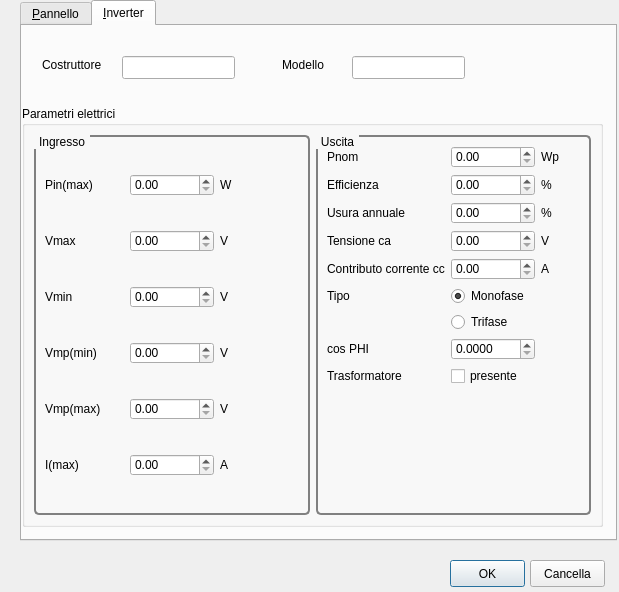
<?xml version="1.0" encoding="UTF-8"?>
<ui version="4.0">
 <class>AddPV</class>
 <widget class="QDialog" name="AddPV">
  <property name="geometry">
   <rect>
    <x>0</x>
    <y>0</y>
    <width>619</width>
    <height>592</height>
   </rect>
  </property>
  <property name="sizePolicy">
   <sizepolicy hsizetype="Expanding" vsizetype="Expanding">
    <horstretch>0</horstretch>
    <verstretch>0</verstretch>
   </sizepolicy>
  </property>
  <property name="maximumSize">
   <size>
    <width>619</width>
    <height>592</height>
   </size>
  </property>
  <property name="windowTitle">
   <string>Inserimento componenti</string>
  </property>
  <property name="windowIcon">
   <iconset resource="resource.qrc">
    <normaloff>:/images/app.png</normaloff>:/images/app.png</iconset>
  </property>
  <property name="sizeGripEnabled">
   <bool>false</bool>
  </property>
  <widget class="QTabWidget" name="tabWidget">
   <property name="geometry">
    <rect>
     <x>20</x>
     <y>0</y>
     <width>597</width>
     <height>541</height>
    </rect>
   </property>
   <property name="maximumSize">
    <size>
     <width>16777215</width>
     <height>603</height>
    </size>
   </property>
   <property name="currentIndex">
    <number>1</number>
   </property>
   <widget class="QWidget" name="tab">
    <attribute name="title">
     <string>&amp;Pannello</string>
    </attribute>
    <widget class="QGroupBox" name="groupBox">
     <property name="geometry">
      <rect>
       <x>10</x>
       <y>440</y>
       <width>531</width>
       <height>61</height>
      </rect>
     </property>
     <property name="title">
      <string>Dimensioni in mm</string>
     </property>
     <widget class="QLabel" name="label_11">
      <property name="geometry">
       <rect>
        <x>30</x>
        <y>30</y>
        <width>57</width>
        <height>18</height>
       </rect>
      </property>
      <property name="text">
       <string>H</string>
      </property>
     </widget>
     <widget class="QLabel" name="label_12">
      <property name="geometry">
       <rect>
        <x>230</x>
        <y>30</y>
        <width>51</width>
        <height>20</height>
       </rect>
      </property>
      <property name="text">
       <string>L</string>
      </property>
     </widget>
     <widget class="QLabel" name="label_13">
      <property name="geometry">
       <rect>
        <x>400</x>
        <y>30</y>
        <width>57</width>
        <height>18</height>
       </rect>
      </property>
      <property name="text">
       <string>s</string>
      </property>
     </widget>
     <widget class="QDoubleSpinBox" name="dSpinBoxH">
      <property name="geometry">
       <rect>
        <x>50</x>
        <y>30</y>
        <width>131</width>
        <height>23</height>
       </rect>
      </property>
     </widget>
     <widget class="QDoubleSpinBox" name="dSpinBoxL">
      <property name="geometry">
       <rect>
        <x>250</x>
        <y>30</y>
        <width>121</width>
        <height>23</height>
       </rect>
      </property>
     </widget>
     <widget class="QDoubleSpinBox" name="dSpinBoxS">
      <property name="geometry">
       <rect>
        <x>420</x>
        <y>30</y>
        <width>101</width>
        <height>23</height>
       </rect>
      </property>
     </widget>
    </widget>
    <widget class="QGroupBox" name="groupParElettriciPannello">
     <property name="geometry">
      <rect>
       <x>10</x>
       <y>70</y>
       <width>541</width>
       <height>331</height>
      </rect>
     </property>
     <property name="title">
      <string>Parametri elettrici</string>
     </property>
     <widget class="QSpinBox" name="spinBoxTolleranza">
      <property name="geometry">
       <rect>
        <x>340</x>
        <y>260</y>
        <width>111</width>
        <height>23</height>
       </rect>
      </property>
      <property name="maximum">
       <number>100</number>
      </property>
     </widget>
     <widget class="QDoubleSpinBox" name="dSpinBoxVoc">
      <property name="geometry">
       <rect>
        <x>70</x>
        <y>80</y>
        <width>111</width>
        <height>23</height>
       </rect>
      </property>
      <property name="maximum">
       <double>1000000.000000000000000</double>
      </property>
     </widget>
     <widget class="QDoubleSpinBox" name="dSpinBoxIsc">
      <property name="geometry">
       <rect>
        <x>70</x>
        <y>150</y>
        <width>111</width>
        <height>23</height>
       </rect>
      </property>
      <property name="maximum">
       <double>10000000.000000000000000</double>
      </property>
     </widget>
     <widget class="QDoubleSpinBox" name="dSpinBoxVmp">
      <property name="geometry">
       <rect>
        <x>340</x>
        <y>50</y>
        <width>111</width>
        <height>23</height>
       </rect>
      </property>
      <property name="decimals">
       <number>4</number>
      </property>
      <property name="maximum">
       <double>10000000.000000000000000</double>
      </property>
     </widget>
     <widget class="QLineEdit" name="linePeso">
      <property name="geometry">
       <rect>
        <x>70</x>
        <y>260</y>
        <width>113</width>
        <height>23</height>
       </rect>
      </property>
     </widget>
     <widget class="QDoubleSpinBox" name="dSpinBoxPnom">
      <property name="geometry">
       <rect>
        <x>70</x>
        <y>50</y>
        <width>111</width>
        <height>23</height>
       </rect>
      </property>
      <property name="maximum">
       <double>1000000.000000000000000</double>
      </property>
     </widget>
     <widget class="QDoubleSpinBox" name="dSpinBoxVmax">
      <property name="geometry">
       <rect>
        <x>340</x>
        <y>80</y>
        <width>111</width>
        <height>23</height>
       </rect>
      </property>
      <property name="decimals">
       <number>4</number>
      </property>
      <property name="maximum">
       <double>100000000.000000000000000</double>
      </property>
     </widget>
     <widget class="QDoubleSpinBox" name="dSpinBoxImp">
      <property name="geometry">
       <rect>
        <x>70</x>
        <y>180</y>
        <width>111</width>
        <height>23</height>
       </rect>
      </property>
      <property name="maximum">
       <double>10000000.000000000000000</double>
      </property>
     </widget>
     <widget class="QLabel" name="label_9">
      <property name="geometry">
       <rect>
        <x>250</x>
        <y>80</y>
        <width>57</width>
        <height>18</height>
       </rect>
      </property>
      <property name="toolTip">
       <string>&lt;p&gt; Tensione massima di sistema &lt;/P&gt;</string>
      </property>
      <property name="text">
       <string>Vmax</string>
      </property>
     </widget>
     <widget class="QLabel" name="label_4">
      <property name="geometry">
       <rect>
        <x>20</x>
        <y>110</y>
        <width>57</width>
        <height>18</height>
       </rect>
      </property>
      <property name="toolTip">
       <string>&lt;p&gt; Tensione nominale &lt;/p&gt;</string>
      </property>
      <property name="text">
       <string>Vnom</string>
      </property>
     </widget>
     <widget class="QLabel" name="label_5">
      <property name="geometry">
       <rect>
        <x>20</x>
        <y>150</y>
        <width>57</width>
        <height>18</height>
       </rect>
      </property>
      <property name="toolTip">
       <string>&lt;p&gt; Corrente di cortocircuito &lt;/p&gt;</string>
      </property>
      <property name="text">
       <string>Isc</string>
      </property>
     </widget>
     <widget class="QLabel" name="labelPnom">
      <property name="geometry">
       <rect>
        <x>20</x>
        <y>50</y>
        <width>57</width>
        <height>18</height>
       </rect>
      </property>
      <property name="text">
       <string>Pnom</string>
      </property>
     </widget>
     <widget class="QLabel" name="label_10">
      <property name="geometry">
       <rect>
        <x>250</x>
        <y>50</y>
        <width>57</width>
        <height>18</height>
       </rect>
      </property>
      <property name="toolTip">
       <string>&lt;p&gt; Tensione alla massima potenza &lt;/p&gt;</string>
      </property>
      <property name="text">
       <string>Vmp</string>
      </property>
     </widget>
     <widget class="QLabel" name="label_17">
      <property name="geometry">
       <rect>
        <x>250</x>
        <y>110</y>
        <width>91</width>
        <height>18</height>
       </rect>
      </property>
      <property name="toolTip">
       <string>&lt;p&gt; Coefficienti di variazione Voc &lt;/p&gt;</string>
      </property>
      <property name="text">
       <string>beta(Voc)</string>
      </property>
     </widget>
     <widget class="QLabel" name="label_7">
      <property name="geometry">
       <rect>
        <x>20</x>
        <y>180</y>
        <width>57</width>
        <height>18</height>
       </rect>
      </property>
      <property name="toolTip">
       <string>&lt;p&gt; Corrente alla massima potenza &lt;/p&gt;</string>
      </property>
      <property name="text">
       <string>Imp</string>
      </property>
     </widget>
     <widget class="QDoubleSpinBox" name="dSpinBoxBeta">
      <property name="geometry">
       <rect>
        <x>340</x>
        <y>110</y>
        <width>111</width>
        <height>23</height>
       </rect>
      </property>
      <property name="decimals">
       <number>4</number>
      </property>
      <property name="maximum">
       <double>100.000000000000000</double>
      </property>
     </widget>
     <widget class="QDoubleSpinBox" name="dSpinBoxGamma">
      <property name="geometry">
       <rect>
        <x>340</x>
        <y>180</y>
        <width>111</width>
        <height>23</height>
       </rect>
      </property>
      <property name="maximum">
       <double>100.000000000000000</double>
      </property>
     </widget>
     <widget class="QLabel" name="label_3">
      <property name="geometry">
       <rect>
        <x>20</x>
        <y>80</y>
        <width>57</width>
        <height>18</height>
       </rect>
      </property>
      <property name="toolTip">
       <string>&lt;p&gt; Tensione a circuito aperto &lt;/p&gt;</string>
      </property>
      <property name="text">
       <string>Voc</string>
      </property>
     </widget>
     <widget class="QDoubleSpinBox" name="dSpinBoxNoct">
      <property name="geometry">
       <rect>
        <x>70</x>
        <y>220</y>
        <width>111</width>
        <height>23</height>
       </rect>
      </property>
     </widget>
     <widget class="QLabel" name="label_18">
      <property name="geometry">
       <rect>
        <x>250</x>
        <y>160</y>
        <width>57</width>
        <height>18</height>
       </rect>
      </property>
      <property name="toolTip">
       <string>&lt;p&gt; Coefficienti di variazione Isc &lt;/p&gt;</string>
      </property>
      <property name="text">
       <string>alfa(Isc)</string>
      </property>
     </widget>
     <widget class="QLabel" name="label_8">
      <property name="geometry">
       <rect>
        <x>20</x>
        <y>220</y>
        <width>57</width>
        <height>18</height>
       </rect>
      </property>
      <property name="toolTip">
       <string>&lt;p&gt; Normal Operating Cell Temperature&lt;/p&gt;</string>
      </property>
      <property name="text">
       <string>NOCT</string>
      </property>
     </widget>
     <widget class="QLabel" name="label_14">
      <property name="geometry">
       <rect>
        <x>250</x>
        <y>260</y>
        <width>71</width>
        <height>18</height>
       </rect>
      </property>
      <property name="toolTip">
       <string>&lt;p&gt; Tolleranza percentuale sui dati di targa &lt;/p&gt;</string>
      </property>
      <property name="text">
       <string>Tolleranza</string>
      </property>
     </widget>
     <widget class="QDoubleSpinBox" name="dSpinBoxVnom">
      <property name="geometry">
       <rect>
        <x>70</x>
        <y>110</y>
        <width>111</width>
        <height>23</height>
       </rect>
      </property>
      <property name="maximum">
       <double>10000000.000000000000000</double>
      </property>
     </widget>
     <widget class="QLabel" name="label_16">
      <property name="geometry">
       <rect>
        <x>20</x>
        <y>260</y>
        <width>57</width>
        <height>18</height>
       </rect>
      </property>
      <property name="text">
       <string>Peso</string>
      </property>
     </widget>
     <widget class="QLabel" name="label_19">
      <property name="geometry">
       <rect>
        <x>250</x>
        <y>180</y>
        <width>91</width>
        <height>18</height>
       </rect>
      </property>
      <property name="toolTip">
       <string>&lt;p&gt; Coefficiente di variazione di Pnom &lt;/p&gt;</string>
      </property>
      <property name="text">
       <string>gamma(Pnom)</string>
      </property>
     </widget>
     <widget class="QDoubleSpinBox" name="dSpinBoxAlfa">
      <property name="geometry">
       <rect>
        <x>340</x>
        <y>150</y>
        <width>111</width>
        <height>23</height>
       </rect>
      </property>
      <property name="decimals">
       <number>4</number>
      </property>
      <property name="maximum">
       <double>100.000000000000000</double>
      </property>
     </widget>
     <widget class="QLabel" name="label_15">
      <property name="geometry">
       <rect>
        <x>460</x>
        <y>110</y>
        <width>57</width>
        <height>18</height>
       </rect>
      </property>
      <property name="text">
       <string>%/grado</string>
      </property>
     </widget>
     <widget class="QLabel" name="label_20">
      <property name="geometry">
       <rect>
        <x>460</x>
        <y>150</y>
        <width>57</width>
        <height>18</height>
       </rect>
      </property>
      <property name="text">
       <string>%/grado</string>
      </property>
     </widget>
     <widget class="QDoubleSpinBox" name="dSpinBoxEff">
      <property name="geometry">
       <rect>
        <x>340</x>
        <y>230</y>
        <width>111</width>
        <height>23</height>
       </rect>
      </property>
      <property name="maximum">
       <double>100.000000000000000</double>
      </property>
     </widget>
     <widget class="QLabel" name="label_35">
      <property name="geometry">
       <rect>
        <x>250</x>
        <y>230</y>
        <width>89</width>
        <height>18</height>
       </rect>
      </property>
      <property name="toolTip">
       <string>&lt;p&gt;Efficienza del pannello&lt;/p&gt;</string>
      </property>
      <property name="text">
       <string>Efficienza</string>
      </property>
     </widget>
     <widget class="QLabel" name="label_36">
      <property name="geometry">
       <rect>
        <x>460</x>
        <y>230</y>
        <width>57</width>
        <height>18</height>
       </rect>
      </property>
      <property name="text">
       <string>%</string>
      </property>
     </widget>
     <widget class="QLabel" name="label_39">
      <property name="geometry">
       <rect>
        <x>460</x>
        <y>180</y>
        <width>57</width>
        <height>18</height>
       </rect>
      </property>
      <property name="text">
       <string>%/grado</string>
      </property>
     </widget>
     <widget class="QLabel" name="label_40">
      <property name="geometry">
       <rect>
        <x>460</x>
        <y>260</y>
        <width>57</width>
        <height>18</height>
       </rect>
      </property>
      <property name="text">
       <string>%</string>
      </property>
     </widget>
     <widget class="QLabel" name="label_41">
      <property name="geometry">
       <rect>
        <x>190</x>
        <y>260</y>
        <width>57</width>
        <height>18</height>
       </rect>
      </property>
      <property name="text">
       <string>Kg</string>
      </property>
     </widget>
     <widget class="QDoubleSpinBox" name="dSpinBoxUsura">
      <property name="geometry">
       <rect>
        <x>340</x>
        <y>290</y>
        <width>111</width>
        <height>23</height>
       </rect>
      </property>
     </widget>
     <widget class="QLabel" name="label_42">
      <property name="geometry">
       <rect>
        <x>250</x>
        <y>290</y>
        <width>81</width>
        <height>31</height>
       </rect>
      </property>
      <property name="toolTip">
       <string>&lt;p&gt; Variazione annuale  effecienza dovuta a usura &lt;/p&gt;</string>
      </property>
      <property name="text">
       <string>Usura annuale</string>
      </property>
      <property name="wordWrap">
       <bool>true</bool>
      </property>
     </widget>
     <widget class="QLabel" name="label_43">
      <property name="geometry">
       <rect>
        <x>460</x>
        <y>290</y>
        <width>57</width>
        <height>18</height>
       </rect>
      </property>
      <property name="text">
       <string>%</string>
      </property>
     </widget>
    </widget>
    <widget class="QLineEdit" name="lineModello">
     <property name="geometry">
      <rect>
       <x>322</x>
       <y>30</y>
       <width>181</width>
       <height>23</height>
      </rect>
     </property>
    </widget>
    <widget class="QLabel" name="label">
     <property name="geometry">
      <rect>
       <x>20</x>
       <y>30</y>
       <width>91</width>
       <height>18</height>
      </rect>
     </property>
     <property name="text">
      <string>Costruttore</string>
     </property>
    </widget>
    <widget class="QLabel" name="label_2">
     <property name="geometry">
      <rect>
       <x>260</x>
       <y>30</y>
       <width>57</width>
       <height>18</height>
      </rect>
     </property>
     <property name="text">
      <string>Modello</string>
     </property>
    </widget>
    <widget class="QLineEdit" name="lineCostruttore">
     <property name="geometry">
      <rect>
       <x>100</x>
       <y>30</y>
       <width>141</width>
       <height>23</height>
      </rect>
     </property>
    </widget>
    <widget class="QCheckBox" name="checkDimensioni">
     <property name="geometry">
      <rect>
       <x>10</x>
       <y>410</y>
       <width>181</width>
       <height>22</height>
      </rect>
     </property>
     <property name="text">
      <string>Specifica dimensioni</string>
     </property>
     <property name="checked">
      <bool>true</bool>
     </property>
    </widget>
   </widget>
   <widget class="QWidget" name="tab_2">
    <attribute name="title">
     <string>&amp;Inverter</string>
    </attribute>
    <widget class="QLabel" name="label_27">
     <property name="geometry">
      <rect>
       <x>20</x>
       <y>30</y>
       <width>91</width>
       <height>18</height>
      </rect>
     </property>
     <property name="text">
      <string>Costruttore</string>
     </property>
    </widget>
    <widget class="QLabel" name="label_28">
     <property name="geometry">
      <rect>
       <x>260</x>
       <y>30</y>
       <width>57</width>
       <height>18</height>
      </rect>
     </property>
     <property name="text">
      <string>Modello</string>
     </property>
    </widget>
    <widget class="QLineEdit" name="lineInverterCostruttore">
     <property name="geometry">
      <rect>
       <x>100</x>
       <y>30</y>
       <width>113</width>
       <height>23</height>
      </rect>
     </property>
    </widget>
    <widget class="QLineEdit" name="lineInverterModello">
     <property name="geometry">
      <rect>
       <x>330</x>
       <y>30</y>
       <width>113</width>
       <height>23</height>
      </rect>
     </property>
    </widget>
    <widget class="QGroupBox" name="groupParElettriciInverter">
     <property name="geometry">
      <rect>
       <x>0</x>
       <y>80</y>
       <width>581</width>
       <height>421</height>
      </rect>
     </property>
     <property name="title">
      <string>Parametri elettrici</string>
     </property>
     <layout class="QGridLayout" name="gridLayout_3">
      <item row="0" column="0">
       <widget class="QGroupBox" name="groupBox_2">
        <property name="styleSheet">
         <string notr="true">QGroupBox {
   
     border: 2px solid gray;
     border-radius: 5px;
     margin-top: 2ex; /* leave space at the top for the title */
 }
QGroupBox::title {
     subcontrol-origin: margin;
     subcontrol-position: top left; /* position at the top center */
     padding: 0 3px;
      
 }</string>
        </property>
        <property name="title">
         <string>Ingresso</string>
        </property>
        <layout class="QGridLayout" name="gridLayout_2">
         <item row="0" column="0">
          <widget class="QLabel" name="label_26">
           <property name="text">
            <string>Pin(max)</string>
           </property>
          </widget>
         </item>
         <item row="0" column="1">
          <widget class="QDoubleSpinBox" name="dSpinBoxInvPin">
           <property name="maximum">
            <double>1000000000.000000000000000</double>
           </property>
          </widget>
         </item>
         <item row="0" column="2">
          <widget class="QLabel" name="label_30">
           <property name="text">
            <string>W</string>
           </property>
          </widget>
         </item>
         <item row="1" column="0">
          <widget class="QLabel" name="label_22">
           <property name="text">
            <string>Vmax</string>
           </property>
          </widget>
         </item>
         <item row="1" column="1">
          <widget class="QDoubleSpinBox" name="dSpinBoxInvVmax">
           <property name="maximum">
            <double>1000000.000000000000000</double>
           </property>
          </widget>
         </item>
         <item row="1" column="2">
          <widget class="QLabel" name="label_31">
           <property name="text">
            <string>V</string>
           </property>
          </widget>
         </item>
         <item row="2" column="0">
          <widget class="QLabel" name="label_21">
           <property name="text">
            <string>Vmin</string>
           </property>
          </widget>
         </item>
         <item row="2" column="1">
          <widget class="QDoubleSpinBox" name="dSpinBoxInvVmin">
           <property name="maximum">
            <double>100000000.000000000000000</double>
           </property>
          </widget>
         </item>
         <item row="2" column="2">
          <widget class="QLabel" name="label_32">
           <property name="text">
            <string>V</string>
           </property>
          </widget>
         </item>
         <item row="3" column="0">
          <widget class="QLabel" name="label_23">
           <property name="text">
            <string>Vmp(min)</string>
           </property>
          </widget>
         </item>
         <item row="3" column="1">
          <widget class="QDoubleSpinBox" name="dSpinBoxInvVmpmin">
           <property name="maximum">
            <double>100000000.000000000000000</double>
           </property>
          </widget>
         </item>
         <item row="3" column="2">
          <widget class="QLabel" name="label_33">
           <property name="text">
            <string>V</string>
           </property>
          </widget>
         </item>
         <item row="4" column="0">
          <widget class="QLabel" name="label_24">
           <property name="text">
            <string>Vmp(max)</string>
           </property>
          </widget>
         </item>
         <item row="4" column="1">
          <widget class="QDoubleSpinBox" name="dSpinBoxInvVmpmax">
           <property name="maximum">
            <double>1000000000.000000000000000</double>
           </property>
          </widget>
         </item>
         <item row="4" column="2">
          <widget class="QLabel" name="label_34">
           <property name="text">
            <string>V</string>
           </property>
          </widget>
         </item>
         <item row="5" column="0">
          <widget class="QLabel" name="label_45">
           <property name="text">
            <string>I(max)</string>
           </property>
          </widget>
         </item>
         <item row="5" column="1">
          <widget class="QDoubleSpinBox" name="dSpinBoxInvImax">
           <property name="maximum">
            <double>1000000000.000000000000000</double>
           </property>
          </widget>
         </item>
         <item row="5" column="2">
          <widget class="QLabel" name="label_46">
           <property name="text">
            <string>A</string>
           </property>
          </widget>
         </item>
        </layout>
       </widget>
      </item>
      <item row="0" column="1">
       <widget class="QGroupBox" name="groupBox_3">
        <property name="styleSheet">
         <string notr="true">QGroupBox {
   
     border: 2px solid gray;
     border-radius: 5px;
     margin-top: 2ex; /* leave space at the top for the title */
 }
QGroupBox::title {
     subcontrol-origin: margin;
     subcontrol-position: top left; /* position at the top center */
     padding: 0 3px;
      
 }</string>
        </property>
        <property name="title">
         <string>Uscita</string>
        </property>
        <layout class="QGridLayout" name="gridLayout">
         <item row="0" column="0">
          <widget class="QLabel" name="label_25">
           <property name="text">
            <string>Pnom</string>
           </property>
          </widget>
         </item>
         <item row="0" column="1">
          <widget class="QDoubleSpinBox" name="dSpinBoxInvPnom">
           <property name="maximum">
            <double>1000000000.000000000000000</double>
           </property>
          </widget>
         </item>
         <item row="0" column="2">
          <widget class="QLabel" name="label_29">
           <property name="text">
            <string>Wp</string>
           </property>
          </widget>
         </item>
         <item row="1" column="0">
          <widget class="QLabel" name="label_37">
           <property name="text">
            <string>Efficienza</string>
           </property>
          </widget>
         </item>
         <item row="1" column="1">
          <widget class="QDoubleSpinBox" name="dSpinBoxInvEff">
           <property name="maximum">
            <double>100.000000000000000</double>
           </property>
          </widget>
         </item>
         <item row="1" column="2">
          <widget class="QLabel" name="label_38">
           <property name="text">
            <string>%</string>
           </property>
          </widget>
         </item>
         <item row="10" column="1">
          <spacer name="verticalSpacer">
           <property name="orientation">
            <enum>Qt::Vertical</enum>
           </property>
           <property name="sizeHint" stdset="0">
            <size>
             <width>20</width>
             <height>290</height>
            </size>
           </property>
          </spacer>
         </item>
         <item row="2" column="1">
          <widget class="QDoubleSpinBox" name="dSpinBoxInvUsura">
           <property name="maximum">
            <double>100.000000000000000</double>
           </property>
          </widget>
         </item>
         <item row="2" column="0">
          <widget class="QLabel" name="label_44">
           <property name="text">
            <string>Usura annuale</string>
           </property>
          </widget>
         </item>
         <item row="2" column="2">
          <widget class="QLabel" name="label_47">
           <property name="text">
            <string>%</string>
           </property>
          </widget>
         </item>
         <item row="5" column="1">
          <widget class="QRadioButton" name="radioTM">
           <property name="text">
            <string>Monofase</string>
           </property>
           <property name="checked">
            <bool>true</bool>
           </property>
          </widget>
         </item>
         <item row="7" column="1">
          <widget class="QRadioButton" name="radioTT">
           <property name="text">
            <string>Trifase</string>
           </property>
          </widget>
         </item>
         <item row="5" column="0">
          <widget class="QLabel" name="label_6">
           <property name="text">
            <string>Tipo</string>
           </property>
          </widget>
         </item>
         <item row="3" column="0">
          <widget class="QLabel" name="label_48">
           <property name="text">
            <string>Tensione ca</string>
           </property>
          </widget>
         </item>
         <item row="4" column="0">
          <widget class="QLabel" name="label_49">
           <property name="toolTip">
            <string>Se non si conosce tale valore, moltiplicare per 1,5 il valore imax</string>
           </property>
           <property name="text">
            <string>Contributo corrente cc</string>
           </property>
          </widget>
         </item>
         <item row="4" column="1">
          <widget class="QDoubleSpinBox" name="dSpinIcc">
           <property name="maximum">
            <double>1000000000.000000000000000</double>
           </property>
          </widget>
         </item>
         <item row="3" column="1">
          <widget class="QDoubleSpinBox" name="dSpinVout">
           <property name="maximum">
            <double>1000000000.000000000000000</double>
           </property>
          </widget>
         </item>
         <item row="3" column="2">
          <widget class="QLabel" name="label_50">
           <property name="text">
            <string>V</string>
           </property>
          </widget>
         </item>
         <item row="4" column="2">
          <widget class="QLabel" name="label_51">
           <property name="text">
            <string>A</string>
           </property>
          </widget>
         </item>
         <item row="9" column="0">
          <widget class="QLabel" name="label_53">
           <property name="toolTip">
            <string>Trasformatore d'uscita presente?</string>
           </property>
           <property name="text">
            <string>Trasformatore </string>
           </property>
          </widget>
         </item>
         <item row="9" column="1">
          <widget class="QCheckBox" name="checkTra">
           <property name="text">
            <string>presente</string>
           </property>
          </widget>
         </item>
         <item row="8" column="0">
          <widget class="QLabel" name="label_52">
           <property name="toolTip">
            <string>Fattore di potenza in uscita ca</string>
           </property>
           <property name="text">
            <string>cos PHI</string>
           </property>
          </widget>
         </item>
         <item row="8" column="1">
          <widget class="QDoubleSpinBox" name="dSpinCosPhi">
           <property name="decimals">
            <number>4</number>
           </property>
           <property name="maximum">
            <double>1.000000000000000</double>
           </property>
          </widget>
         </item>
        </layout>
       </widget>
      </item>
     </layout>
    </widget>
   </widget>
  </widget>
  <widget class="QPushButton" name="pushOk">
   <property name="geometry">
    <rect>
     <x>450</x>
     <y>560</y>
     <width>75</width>
     <height>27</height>
    </rect>
   </property>
   <property name="text">
    <string>OK</string>
   </property>
  </widget>
  <widget class="QPushButton" name="pushCancel">
   <property name="geometry">
    <rect>
     <x>530</x>
     <y>560</y>
     <width>75</width>
     <height>27</height>
    </rect>
   </property>
   <property name="text">
    <string>Cancella</string>
   </property>
  </widget>
 </widget>
 <tabstops>
  <tabstop>lineCostruttore</tabstop>
  <tabstop>lineModello</tabstop>
  <tabstop>dSpinBoxPnom</tabstop>
  <tabstop>dSpinBoxVoc</tabstop>
  <tabstop>dSpinBoxVnom</tabstop>
  <tabstop>dSpinBoxIsc</tabstop>
  <tabstop>dSpinBoxImp</tabstop>
  <tabstop>dSpinBoxNoct</tabstop>
  <tabstop>linePeso</tabstop>
  <tabstop>dSpinBoxVmp</tabstop>
  <tabstop>dSpinBoxVmax</tabstop>
  <tabstop>dSpinBoxBeta</tabstop>
  <tabstop>dSpinBoxAlfa</tabstop>
  <tabstop>dSpinBoxGamma</tabstop>
  <tabstop>dSpinBoxEff</tabstop>
  <tabstop>spinBoxTolleranza</tabstop>
  <tabstop>dSpinBoxUsura</tabstop>
  <tabstop>checkDimensioni</tabstop>
  <tabstop>dSpinBoxH</tabstop>
  <tabstop>dSpinBoxL</tabstop>
  <tabstop>dSpinBoxS</tabstop>
  <tabstop>pushOk</tabstop>
  <tabstop>pushCancel</tabstop>
  <tabstop>lineInverterModello</tabstop>
  <tabstop>tabWidget</tabstop>
  <tabstop>lineInverterCostruttore</tabstop>
  <tabstop>dSpinBoxInvPin</tabstop>
  <tabstop>dSpinBoxInvVmax</tabstop>
  <tabstop>dSpinBoxInvVmin</tabstop>
  <tabstop>dSpinBoxInvVmpmin</tabstop>
  <tabstop>dSpinBoxInvVmpmax</tabstop>
  <tabstop>dSpinBoxInvImax</tabstop>
  <tabstop>dSpinBoxInvPnom</tabstop>
  <tabstop>dSpinBoxInvEff</tabstop>
  <tabstop>dSpinBoxInvUsura</tabstop>
 </tabstops>
 <resources>
  <include location="resource.qrc"/>
 </resources>
 <connections/>
</ui>
